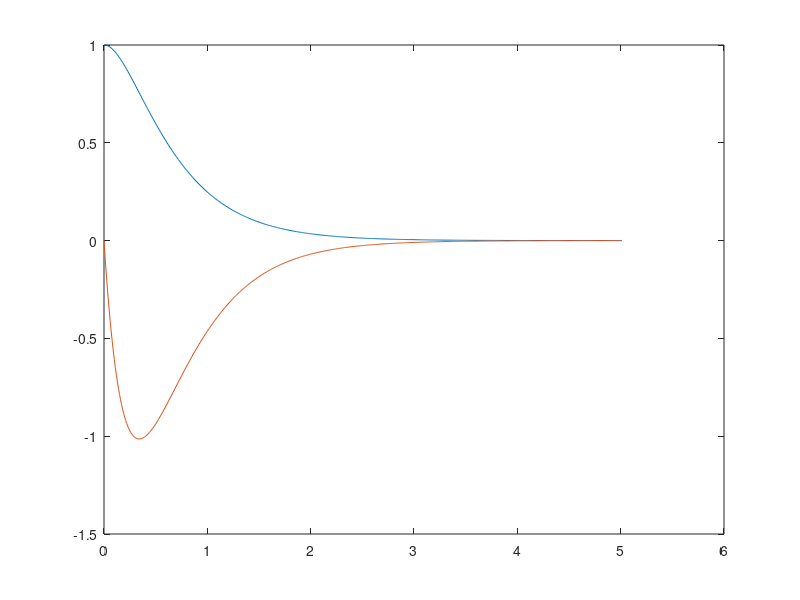

Here is the MATLAB script that generated this plot:
1;
echo off all
%matrices
A=[0,1;-3,0]
B=[0;1]
C=[1,0]
%get values for K (insert  wanted eigenvalues)
K=place(A,B,[-2,-4])

%init values x
x=[1;0]
xh=[0;0]

%init values for loop
t=0;dt=0.01;tf=5; c = 1;xstore=x;
while(t < tf);
	t = t+dt;
	x = x + dt*(A-B*K)*x;
	c = c +1;
	xstore(:,c) = x;
end;

%show the result
t = 0:0.01:5.01
plot(t,xstore)